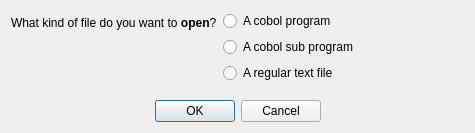
<?xml version="1.0" encoding="UTF-8"?>
<ui version="4.0">
 <class>Dialog</class>
 <widget class="QDialog" name="Dialog">
  <property name="geometry">
   <rect>
    <x>0</x>
    <y>0</y>
    <width>475</width>
    <height>133</height>
   </rect>
  </property>
  <property name="windowTitle">
   <string>Choose a file type</string>
  </property>
  <property name="windowIcon">
   <iconset resource="ide.qrc">
    <normaloff>:/ide-icons/rc/silex-64x64.png</normaloff>:/ide-icons/rc/silex-64x64.png</iconset>
  </property>
  <layout class="QGridLayout" name="gridLayout">
   <item row="2" column="0">
    <widget class="QDialogButtonBox" name="buttonBox">
     <property name="orientation">
      <enum>Qt::Horizontal</enum>
     </property>
     <property name="standardButtons">
      <set>QDialogButtonBox::Cancel|QDialogButtonBox::Ok</set>
     </property>
     <property name="centerButtons">
      <bool>true</bool>
     </property>
    </widget>
   </item>
   <item row="1" column="0">
    <layout class="QFormLayout" name="formLayout">
     <property name="leftMargin">
      <number>0</number>
     </property>
     <item row="0" column="0">
      <widget class="QLabel" name="label">
       <property name="text">
        <string>&lt;html&gt;&lt;head/&gt;&lt;body&gt;&lt;p&gt;What kind of file do you want to  &lt;span style=&quot; font-weight:600;&quot;&gt;open&lt;/span&gt;?&lt;/p&gt;&lt;/body&gt;&lt;/html&gt;</string>
       </property>
      </widget>
     </item>
     <item row="0" column="1">
      <layout class="QVBoxLayout" name="verticalLayout">
       <item>
        <widget class="QRadioButton" name="radioButtonProgram">
         <property name="text">
          <string>A cobol program</string>
         </property>
         <property name="icon">
          <iconset resource="ide.qrc">
           <normaloff>:/ide-icons/rc/application-x-executable.png</normaloff>:/ide-icons/rc/application-x-executable.png</iconset>
         </property>
        </widget>
       </item>
       <item>
        <widget class="QRadioButton" name="radioButtonSubprogram">
         <property name="text">
          <string>A cobol sub program</string>
         </property>
         <property name="icon">
          <iconset resource="ide.qrc">
           <normaloff>:/ide-icons/rc/application-x-sharedlib.png</normaloff>:/ide-icons/rc/application-x-sharedlib.png</iconset>
         </property>
        </widget>
       </item>
       <item>
        <widget class="QRadioButton" name="radioButtonText">
         <property name="text">
          <string>A regular text file</string>
         </property>
         <property name="icon">
          <iconset resource="ide.qrc">
           <normaloff>:/ide-icons/rc/text-x-generic.png</normaloff>:/ide-icons/rc/text-x-generic.png</iconset>
         </property>
        </widget>
       </item>
      </layout>
     </item>
    </layout>
   </item>
  </layout>
 </widget>
 <tabstops>
  <tabstop>radioButtonProgram</tabstop>
  <tabstop>radioButtonSubprogram</tabstop>
  <tabstop>radioButtonText</tabstop>
  <tabstop>buttonBox</tabstop>
 </tabstops>
 <resources>
  <include location="ide.qrc"/>
 </resources>
 <connections>
  <connection>
   <sender>buttonBox</sender>
   <signal>accepted()</signal>
   <receiver>Dialog</receiver>
   <slot>accept()</slot>
   <hints>
    <hint type="sourcelabel">
     <x>248</x>
     <y>254</y>
    </hint>
    <hint type="destinationlabel">
     <x>157</x>
     <y>274</y>
    </hint>
   </hints>
  </connection>
  <connection>
   <sender>buttonBox</sender>
   <signal>rejected()</signal>
   <receiver>Dialog</receiver>
   <slot>reject()</slot>
   <hints>
    <hint type="sourcelabel">
     <x>316</x>
     <y>260</y>
    </hint>
    <hint type="destinationlabel">
     <x>286</x>
     <y>274</y>
    </hint>
   </hints>
  </connection>
 </connections>
</ui>
